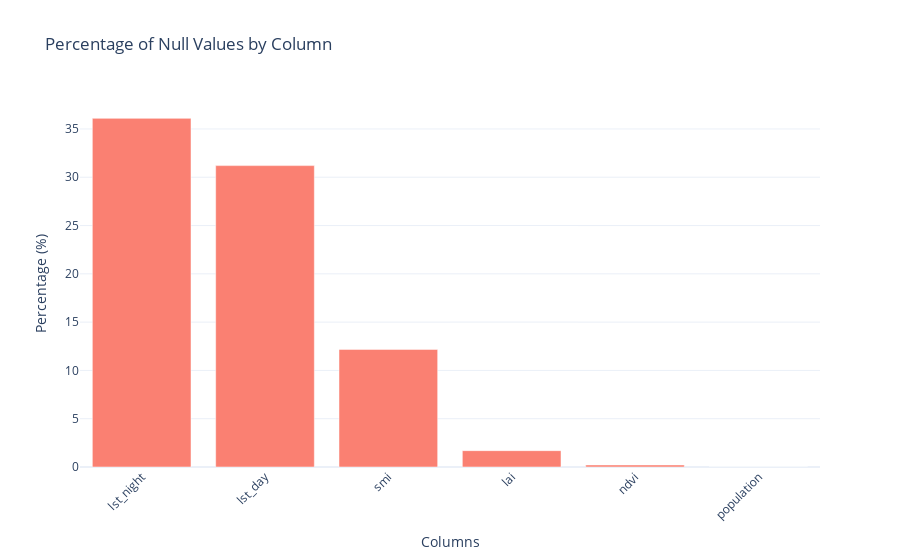

Here is the notebook cell this chart was saved with:
### Markdown cell above
**Handling Nulls**

### Code cell
null_percentage = df.isnull().mean() * 100
null_percentage_non_zero = null_percentage[null_percentage > 0]

fig = px.bar(
    x=null_percentage_non_zero.sort_values(ascending=False).index,
    y=null_percentage_non_zero.sort_values(ascending=False).values,
    labels={'x': 'Columns', 'y': 'Percentage (%)'},
    title='Percentage of Null Values by Column',
    color_discrete_sequence=['salmon']
)

fig.update_layout(
    xaxis_tickangle=-45,
    xaxis_title='Columns',
    yaxis_title='Percentage (%)',
    bargap=0.2,
    template='plotly_white'
)

fig.show()

### Figure 1 — Plotly figure (JSON) as saved in the notebook; plotly's stock layout.template omitted (floating-point values rounded to 4 significant figures)
{"data": [{"hovertemplate": "Columns=%{x}<br>Percentage (%)=%{y}<extra></extra>", "legendgroup": "", "marker": {"color": "salmon", "pattern": {"shape": ""}}, "name": "", "orientation": "v", "showlegend": false, "textposition": "auto", "type": "bar", "x": ["lst_night", "lst_day", "smi", "lai", "ndvi", "population"], "xaxis": "x", "y": [36.1, 31.2, 12.18, 1.693, 0.2124, 0.007717], "yaxis": "y"}], "layout": {"bargap": 0.2, "barmode": "relative", "legend": {"tracegroupgap": 0}, "title": {"text": "Percentage of Null Values by Column"}, "xaxis": {"anchor": "y", "domain": [0, 1], "tickangle": -45, "title": {"text": "Columns"}}, "yaxis": {"anchor": "x", "domain": [0, 1], "title": {"text": "Percentage (%)"}}}}
